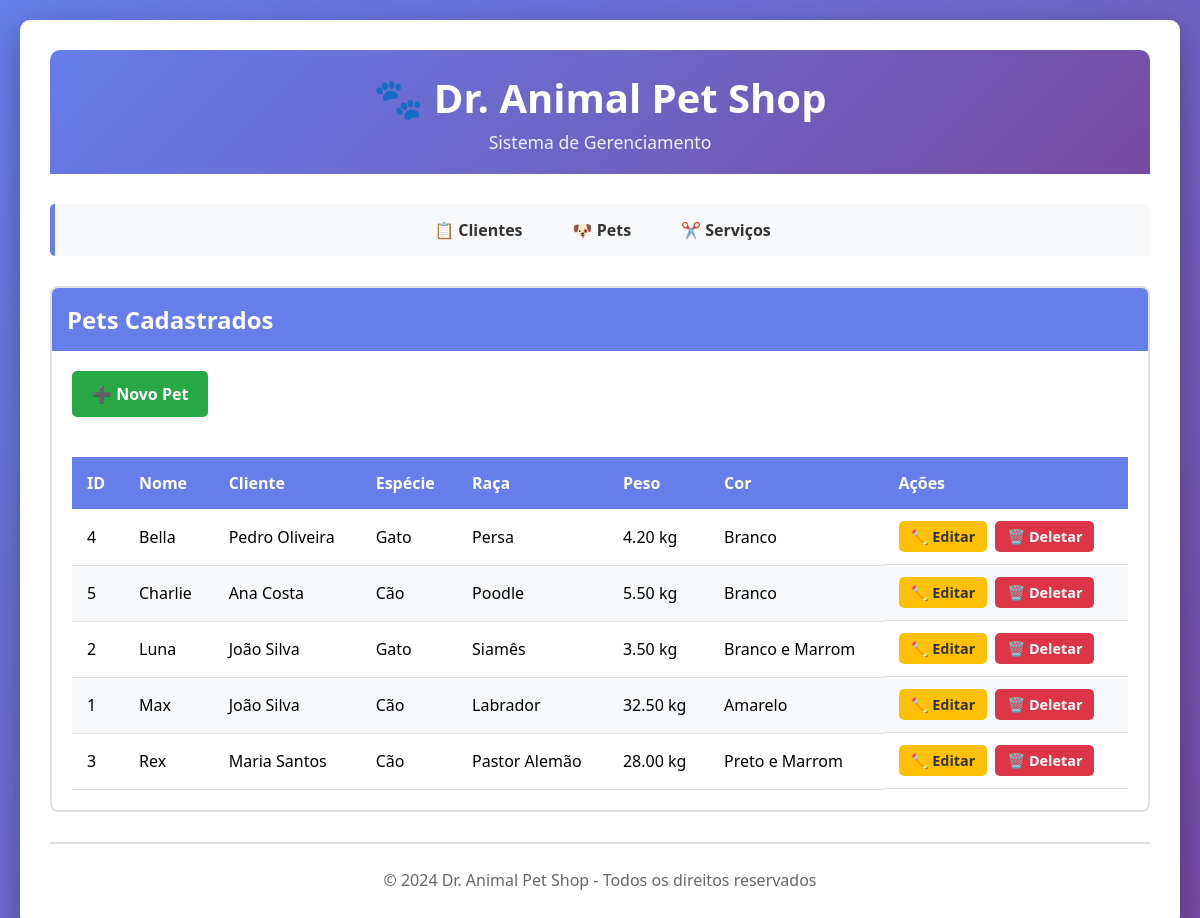
The app's page /pets.php with its own data.
### tables this page shows
CREATE TABLE IF NOT EXISTS pets (
    id INT AUTO_INCREMENT PRIMARY KEY,
    cliente_id INT NOT NULL,
    nome VARCHAR(100) NOT NULL,
    especie VARCHAR(50) NOT NULL,
    raca VARCHAR(100),
    data_nascimento DATE,
    peso DECIMAL(5, 2),
    cor VARCHAR(100),
    observacoes TEXT,
    data_cadastro DATETIME DEFAULT CURRENT_TIMESTAMP,
    ativo BOOLEAN DEFAULT TRUE,
    FOREIGN KEY (cliente_id) REFERENCES clientes(id) ON DELETE CASCADE
);

CREATE TABLE IF NOT EXISTS clientes (
    id INT AUTO_INCREMENT PRIMARY KEY,
    nome VARCHAR(100) NOT NULL,
    email VARCHAR(100) UNIQUE,
    telefone VARCHAR(20),
    endereco VARCHAR(255),
    cidade VARCHAR(50),
    estado VARCHAR(2),
    cep VARCHAR(10),
    data_cadastro DATETIME DEFAULT CURRENT_TIMESTAMP,
    ativo BOOLEAN DEFAULT TRUE
);

### pets.php (the view, shortened to what this page needs)
<?php
include 'config.php';
$result = $conn->query("
    SELECT p.*, c.nome as cliente_nome
    FROM pets p
    JOIN clientes c ON p.cliente_id = c.id
    WHERE p.ativo = TRUE
    ORDER BY p.nome ASC
");
?>
<!DOCTYPE html>
<html lang="pt-BR">
<head>
    <link rel="stylesheet" href="style.css">
</head>
<body>
    <div class="container">
        <header>
            <h1>🐾 Dr. Animal Pet Shop</h1>
            <p>Sistema de Gerenciamento</p>
        </header>
        <nav>
            <ul>
                <li><a href="index.php">📋 Clientes</a></li>
                <li><a href="pets.php">🐶 Pets</a></li>
                <li><a href="servicos.php">✂️ Serviços</a></li>
            </ul>
        </nav>
        <div class="card">
            <div class="card-header">
                <h2>Pets Cadastrados</h2>
            </div>
            <a href="criar_pet.php" class="btn btn-success" style="margin-bottom: 20px;">
                ➕ Novo Pet
            </a>
            <?php
            if ($result->num_rows > 0) {
                echo '<table>';
                echo '<thead>';
                echo '<tr>';
                echo '<th>ID</th>';
                echo '<th>Nome</th>';
                echo '<th>Cliente</th>';
                echo '<th>Espécie</th>';
                echo '<th>Raça</th>';
                echo '<th>Peso</th>';
                echo '<th>Cor</th>';
                echo '<th>Ações</th>';
                echo '</tr>';
                echo '</thead>';
                echo '<tbody>';
                while ($row = $result->fetch_assoc()) {
                    echo '<tr>';
                    echo '<td>' . htmlspecialchars($row['id']) . '</td>';
                    echo '<td>' . htmlspecialchars($row['nome']) . '</td>';
                    echo '<td>' . htmlspecialchars($row['cliente_nome']) . '</td>';
                    echo '<td>' . htmlspecialchars($row['especie']) . '</td>';
                    echo '<td>' . htmlspecialchars($row['raca'] ?? 'N/A') . '</td>';
                    echo '<td>' . htmlspecialchars($row['peso'] ?? 'N/A') . ' kg</td>';
                    echo '<td>' . htmlspecialchars($row['cor'] ?? 'N/A') . '</td>';
                    echo '<td class="actions">';
                    echo '<a href="editar_pet.php?id=' . $row['id'] . '" class="btn btn-warning">✏️ Editar</a>';
                    echo '<a href="pets.php?deletar=' . $row['id'] . '" class="btn btn-danger" onclick="return confirm(\'Tem certeza que deseja deletar este pet?\');">🗑️ Deletar</a>';
                    echo '</td>';
                    echo '</tr>';
                }
                echo '</tbody>';
                echo '</table>';
            } else {
                echo '<p style="text-align: center; padding: 20px; color: #666;">Nenhum pet cadastrado. <a href="criar_pet.php">Clique aqui para criar um novo pet.</a></p>';
            }
            ?>
        </div>
        <footer>
            <p>&copy; 2024 Dr. Animal Pet Shop - Todos os direitos reservados</p>
        </footer>
    </div>
</body>
</html>

### style.css (style rules this page uses)
* { margin: 0; padding: 0; box-sizing: border-box; }
body { font-family: 'Segoe UI', Tahoma, Geneva, Verdana, sans-serif; background: linear-gradient(135deg, #667eea 0%, #764ba2 100%); min-height: 100vh; padding: 20px; }
.container { max-width: 1200px; margin: 0 auto; background: white; border-radius: 10px; box-shadow: 0 10px 30px rgba(0, 0, 0, 0.3); padding: 30px; }
header { background: linear-gradient(135deg, #667eea 0%, #764ba2 100%); color: white; padding: 20px 0; margin-bottom: 30px; border-radius: 10px 10px 0 0; text-align: center; }
header h1 { font-size: 2.5em; margin-bottom: 5px; }
header p { font-size: 1.1em; opacity: 0.9; }
nav { background: #f8f9fa; padding: 15px 0; margin-bottom: 30px; border-radius: 5px; border-left: 5px solid #667eea; }
nav ul { list-style: none; display: flex; justify-content: center; flex-wrap: wrap; gap: 20px; }
nav a { text-decoration: none; color: #333; font-weight: 600; padding: 8px 15px; border-radius: 5px; transition: all 0.3s ease; }
.btn { padding: 12px 20px; border: none; border-radius: 5px; font-size: 1em; font-weight: 600; cursor: pointer; transition: all 0.3s ease; text-decoration: none; display: inline-block; text-align: center; }
.btn-success { background: #28a745; color: white; }
.btn-warning { background: #ffc107; color: #333; }
.btn-danger { background: #dc3545; color: white; }
table { width: 100%; border-collapse: collapse; margin-top: 20px; }
table thead { background: #667eea; color: white; }
table th { padding: 15px; text-align: left; font-weight: 600; }
table td { padding: 12px 15px; border-bottom: 1px solid #e0e0e0; }
table tbody tr:nth-child(even) { background: #f8f9fa; }
.actions { display: flex; gap: 8px; }
.actions a, .actions button { padding: 6px 12px; font-size: 0.9em; text-decoration: none; }
.card { background: white; border: 2px solid #e0e0e0; border-radius: 8px; padding: 20px; margin-bottom: 20px; transition: all 0.3s ease; }
.card-header { background: #667eea; color: white; padding: 15px; margin: -20px -20px 20px -20px; border-radius: 6px 6px 0 0; }
.card-header h2 { margin: 0; font-size: 1.5em; }
footer { text-align: center; margin-top: 30px; padding-top: 20px; border-top: 2px solid #e0e0e0; color: #666; }
footer p { margin: 5px 0; }

### records on screen
pets: id "4", nome "Bella", cliente.nome "Pedro Oliveira", especie "Gato", raca "Persa", peso "4.20", cor "Branco"
pets: id "5", nome "Charlie", cliente.nome "Ana Costa", especie "Cão", raca "Poodle", peso "5.50", cor "Branco"
pets: id "2", nome "Luna", cliente.nome "João Silva", especie "Gato", raca "Siamês", peso "3.50", cor "Branco e Marrom"
pets: id "1", nome "Max", cliente.nome "João Silva", especie "Cão", raca "Labrador", peso "32.50", cor "Amarelo"
pets: id "3", nome "Rex", cliente.nome "Maria Santos", especie "Cão", raca "Pastor Alemão", peso "28.00", cor "Preto e Marrom"
